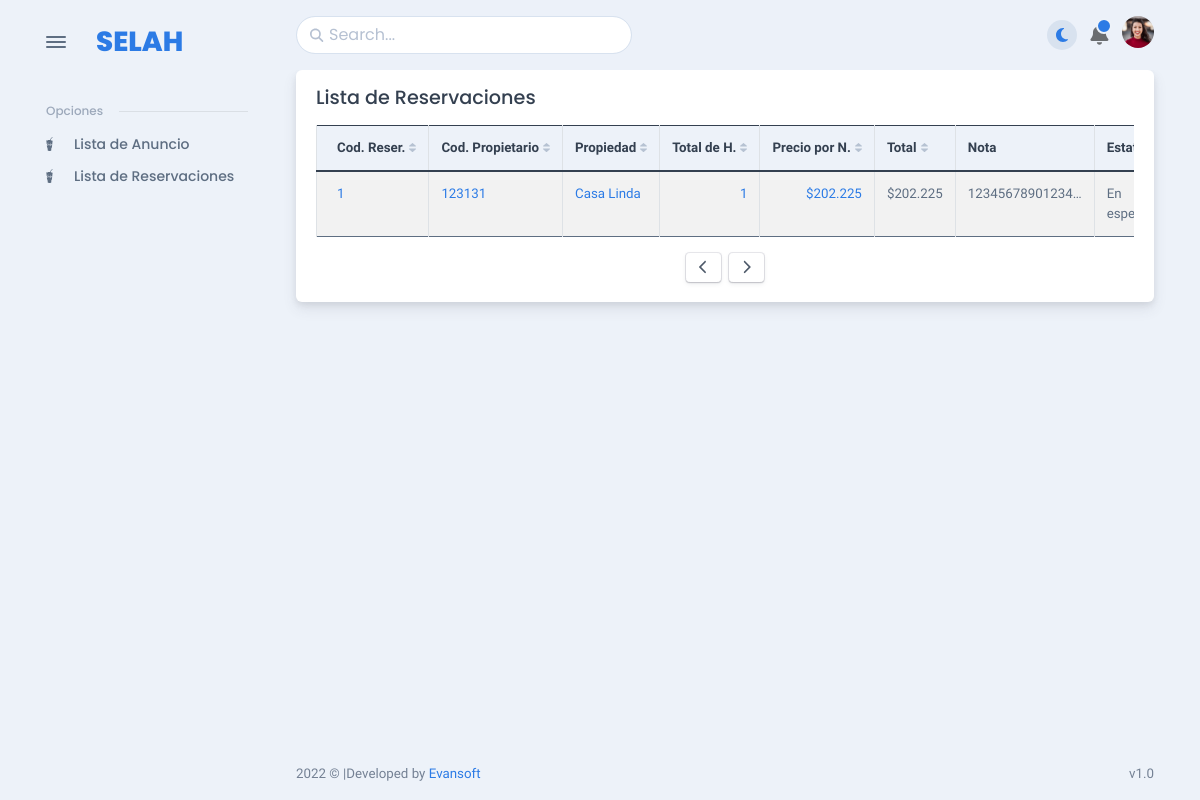
The app's page /reservation/List_Reservations/ with its own data.
### reservation/models.py (models this page shows)
class Reservation(models.Model):
	date_enter = models.CharField(max_length = 12)
	date_exit = models.CharField(max_length = 12)
	user_email = models.EmailField()
	propertys = models.ForeignKey(Property, on_delete = models.CASCADE)
	propietrio = models.ForeignKey(User, on_delete = models.CASCADE,null = True, blank = True)
	boys = models.IntegerField()
	adult = models.IntegerField()
	price = models.IntegerField()
	hour_input = models.CharField(max_length = 20)
	note = models.TextField()
	days = models.IntegerField(default = 1)
	status = models.CharField(max_length = 45, default="En espera")
	limpieza = models.IntegerField(default = 0,null=True,blank=True)
	money_returned = models.IntegerField(default = 0)
	name_user = models.CharField(max_length = 50, null=True,blank=True)
	def Total_Payment(self):
		return Thousands_Separator(self.days * self.price)
	def Price(self):
		return Thousands_Separator(self.price)

### user/models.py (models this page shows, shortened)
class User(models.Model):
	code = models.CharField(max_length = 9,null = True, blank=True)
	first_name = models.CharField(max_length=30)
	second_name = models.CharField(max_length=30,null = True, blank=True)
	last_name = models.CharField(max_length=30)
	last_second_name = models.CharField(max_length=30,null = True, blank=True)
	email = models.EmailField()
	psswd = models.CharField(max_length = 20)
	phone = models.CharField(max_length = 15)
	type_user = models.IntegerField(default=2)
	active = models.BooleanField(default = False)

### property/models.py (models this page shows, shortened)
class Property(models.Model):
	space = models.ForeignKey(Space, on_delete = models.CASCADE, null = True, blank=True,related_name='space')
	title = models.CharField(max_length = 150, null = True, blank=True)
	hosting_space = models.ForeignKey(Hosting_Space, on_delete = models.CASCADE, null = True, blank=True,related_name='hosting_space')
	street = models.CharField(max_length = 150, null = True, blank=True)
	street_optional = models.CharField(max_length = 150, null = True, blank=True)
	city = models.CharField(max_length = 150, null = True, blank=True)
	departament = models.CharField(max_length = 150, null = True, blank=True)
	country = models.CharField(max_length = 150, null = True, blank=True)
	tag_description = models.ForeignKey(Tag_Description, on_delete = models.CASCADE, null = True, blank=True,related_name='tag_description')
	description = models.TextField(default="")
	price = models.FloatField(default=0)
	extras = models.ForeignKey(Extras,on_delete=models.CASCADE, null = True, blank=True,related_name='extras')
	complete = models.BooleanField(default = False)
	discoun = models.FloatField(default = 0)
	user = models.ForeignKey(User, on_delete = models.CASCADE,  null = True, blank=True,related_name='User')
	available = models.BooleanField(default = False)
	postcode = models.CharField(max_length = 10,null = True, blank=True)
	price_clean = models.IntegerField(default = 0)
	price_entrada = models.IntegerField(default = 0)
	btn_clean = models.BooleanField(default = False)
	cod_ref = models.IntegerField(default = 0)

### reservation/views.py (the view)
def List_Reservations(request):
	list_reservation = Reservation.objects.all()
	return render(request,'reservation/list_reservations.html',{'list':list_reservation})

### from_number_to_letters.py (called while the page is built)
def Thousands_Separator(number):
    return "{:,}".format(number).replace(',','~').replace('.',',').replace('~','.')

### template/reservation/list_reservations.html (shortened to what this page needs)
{% extends '../base.html' %}
{% block content %}
<div class="card mb-3">
  <div class="card-header">
    <div class="row flex-between-end">
      <div class="col-auto align-self-center">
        <h5 class="mb-0" data-anchor="data-anchor">Lista de Reservaciones</h5>
      </div>
    </div>
  </div>
  <div class="card-body pt-0">
    <div class="tab-content">
      <div class="tab-pane preview-tab-pane active" role="tabpanel" aria-labelledby="tab-dom-55d552bf-cdbd-40f9-856d-410188578fda" id="dom-55d552bf-cdbd-40f9-856d-410188578fda">
        <div id="tableExample2" data-list='{"valueNames":["code_property","title_property","total_resident","price","total_price"],"page":10,"pagination":true}'>
          <div class="table-responsive scrollbar">
            <table class="table table-bordered table-striped fs--1 mb-0">
              <thead class="bg-200 text-900">
                <tr>
                  <th style="width: 1%;" class="sort" data-sort="code_property">Cod. Reser.</th>
                  <th style="width: 1%;" class="sort" data-sort="code_property">Cod. Propietario</th>
                  <th style="width: 20%;" class="sort" data-sort="title_property">Propiedad</th>
                  <th style="width: 1%;" class="sort" data-sort="total_resident">Total de H.</th>
                  <th style="width: 2%;" class="sort" data-sort="price">Precio por N.</th>
                  <th style="width: 2%" class="sort" data-sort="total_price">Total</th>
                  <th style="width: 8%" data-sort="note">Nota</th>
                  <th style="width: 5%;">Estatus</th>
                </tr>
              </thead>
              <tbody class="list">
                {% for i in list %}
                  <tr>
                    <td class="code_property"><a href="{% url 'Details_Reservation' i.pk %}">{{i.pk}}</a></td>
                    <td class="code_property"><a href="">{{i.propietrio.code}}</a></td>
                    <td class="title_property"><a href="">{{i.propertys.title}}</a></td>
                    <td class="total_resident text-right"><a href="">{{i.adult}}</a></td>
                    <td class="price text-right"><a href="">${{i.Price}}</a></td>
                    <td class="total_price text-right">${{i.Total_Payment}}</td>
                    <td>{% if i.note %}{{i.note|truncatechars:15}}{% else %}Sin nota{% endif %}</td>
                    <td>{{i.status}}</td>
                  </tr>
                {% endfor %}
              </tbody>
            </table>
          </div>
          <div class="d-flex justify-content-center mt-3">
            <button class="btn btn-sm btn-falcon-default me-1" type="button" title="Previous" data-list-pagination="prev"><span class="fas fa-chevron-left"></span></button>
            <button class="btn btn-sm btn-falcon-default ms-1" type="button" title="Next" data-list-pagination="next"><span class="fas fa-chevron-right"> </span></button>
          </div>
        </div>
      </div>
    </div>
  </div>
</div>
{% endblock %}

### records on screen
Reservation: pk "1", propietrio.code "123131", propertys "Casa Linda", adult "1", Price "202.225", Total_Payment "202.225", note "12345678901234…", status "En…"
